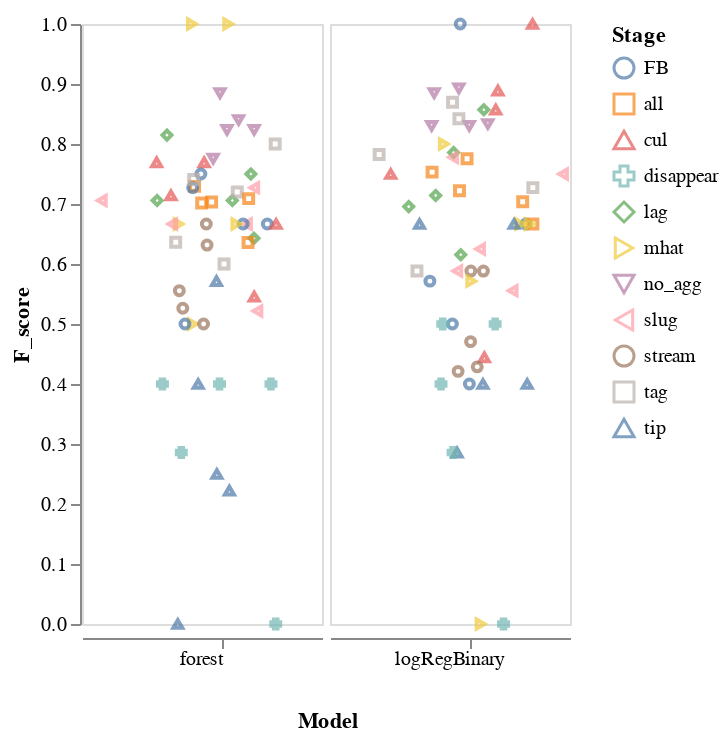
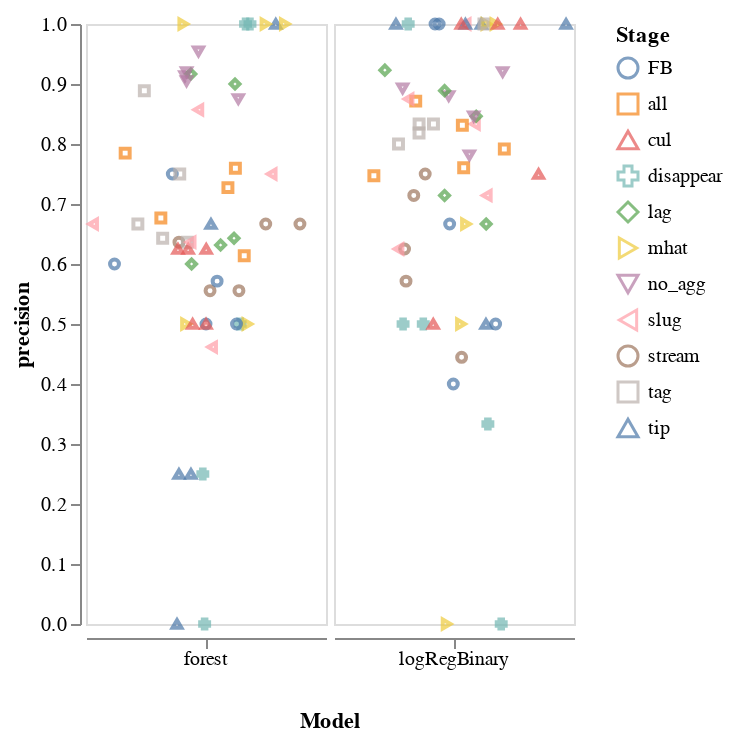
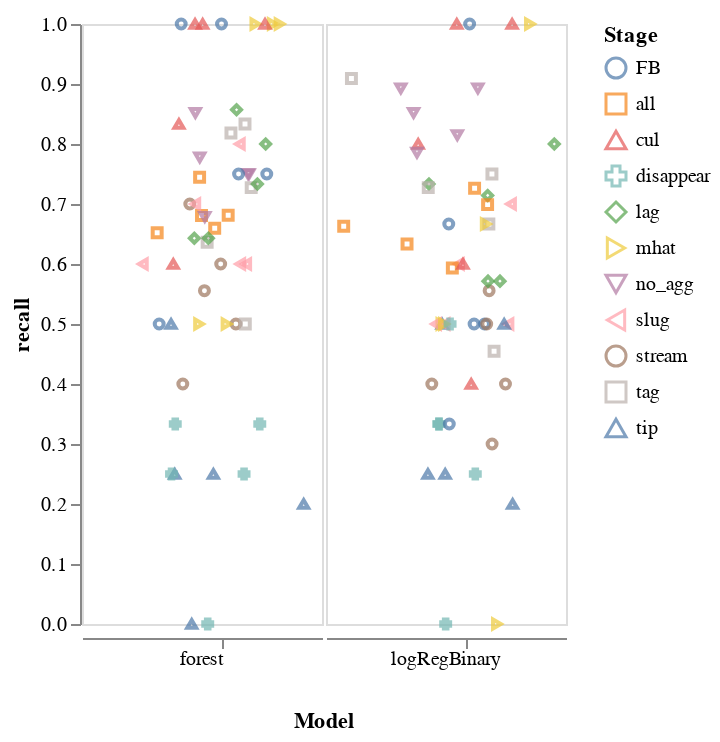
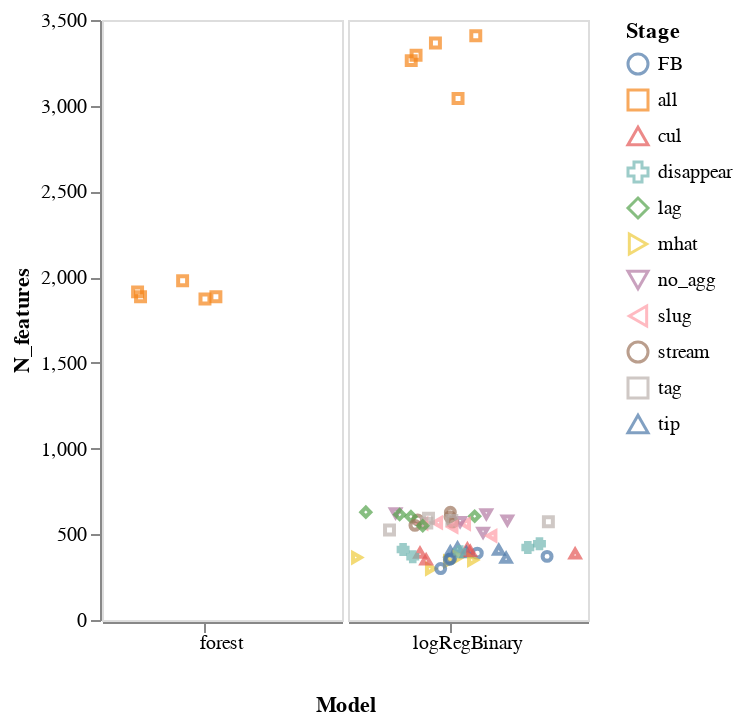

Write notebook code for charts like these, in order.
### Markdown cell above
Comparison of F_score, precision,recall and N used features (genes) across stages and folds for each of the two cklassifiers. Points on plots are results from individual folds. Abbreviations: forest - random forest model, logRegBinary - logistic regression binary relevance model, all - micro average over all samples (each sample is given equal weight), macro -

### Code cell
display(scatter_catgory(prfs,categories='Model',Y= 'F_score', colour='Stage',shape='Stage'))
display(scatter_catgory(prfs,categories='Model', Y='precision', colour='Stage',shape='Stage'))
display(scatter_catgory(prfs,categories='Model', Y='recall', colour='Stage',shape='Stage'))
display(scatter_catgory(features,categories='Model', Y='N_features',colour='Stage',shape='Stage'))
